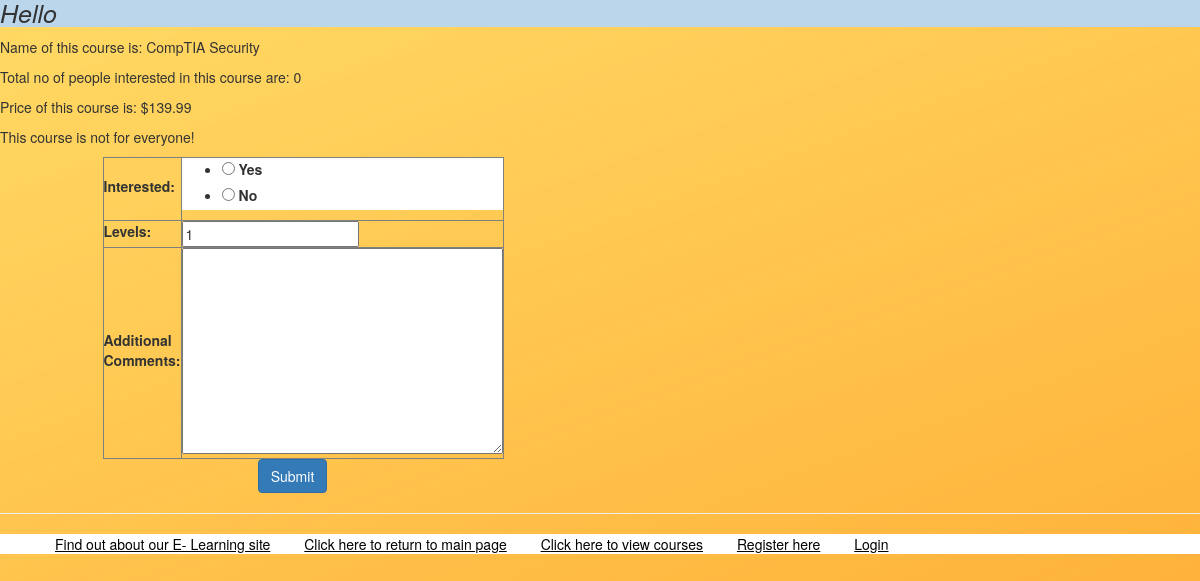
The page /myapp/courses/3/ on the database its author committed.
### myapp/models.py (models this page shows, shortened)
class Course(models.Model):
    topic = models.ForeignKey(Topic, related_name='courses', on_delete=models.CASCADE)
    name = models.CharField(max_length=200)
    price = models.DecimalField(max_digits=10, decimal_places=2)
    for_everyone = models.BooleanField(default=True)
    description = models.TextField(max_length=300, null=True, blank=True)
    interested = models.PositiveIntegerField(default=0)
    stages = models.PositiveIntegerField(default=3)
    hours = models.IntegerField(default=10)

### myapp/views.py (the view, shortened to what this page needs)
# urls.py: path(r'courses/<int:course_id>/', views.course_detail, name='course_detail'),
def course_detail(request, course_id):
    msg = ''
    course = get_object_or_404(Course, pk=course_id)
    if request.method == 'GET':
        form = InterestForm()
        msg = 'Courses'
        return render(request, 'myapp/course_detail.html', {'form': form, 'course': course})

### myapp/forms.py
class InterestForm(forms.Form):
    CHOICES = [(1, 'Yes'), (2, 'No')]
    interested = forms.ChoiceField(required=True, widget=forms.RadioSelect, choices=CHOICES)
    levels = forms.IntegerField(min_value=1, initial=1)
    comments = forms.CharField(required=False, widget=forms.Textarea, label='Additional Comments')

### myapp/templates/myapp/course_detail.html (shortened to what this page needs)
{% extends 'myapp/base.html'  %}
{% block body_block %}
{% if course %}
    <p>Name of this course is: {{ course.name }}</p>
    <p>Total no of people interested in this course are: {{ course.interested }}</p>
    <p>Price of this course is: ${{ course.price }}</p>
    {% if course.for_everyone == False %}
        <p>This course is not for everyone!</p>
    {% endif %}
 {% else %}
<strong>No such course available!</strong>
{% endif %}
<div class="row">
    <div class="col-md-1"></div>
    <div class="col-md-4">
<form method="post">
  <table border="1">
    {{ form }}
  </table>
     <div class="text-center">
         <button class="btn btn-primary" type="submit">Submit</button></div>
</div>
    </div>
{% endblock %}

### myapp/static/myapp/style.css (style rules this page uses)
.background { background-image: url("20.png"); background-size: cover; background-repeat: no-repeat; background-attachment: fixed; background-position: bottom; }
ul { background-color: white; }

### rows shown on the page
Course: name "CompTIA Security", interested "0", price "139.99"
